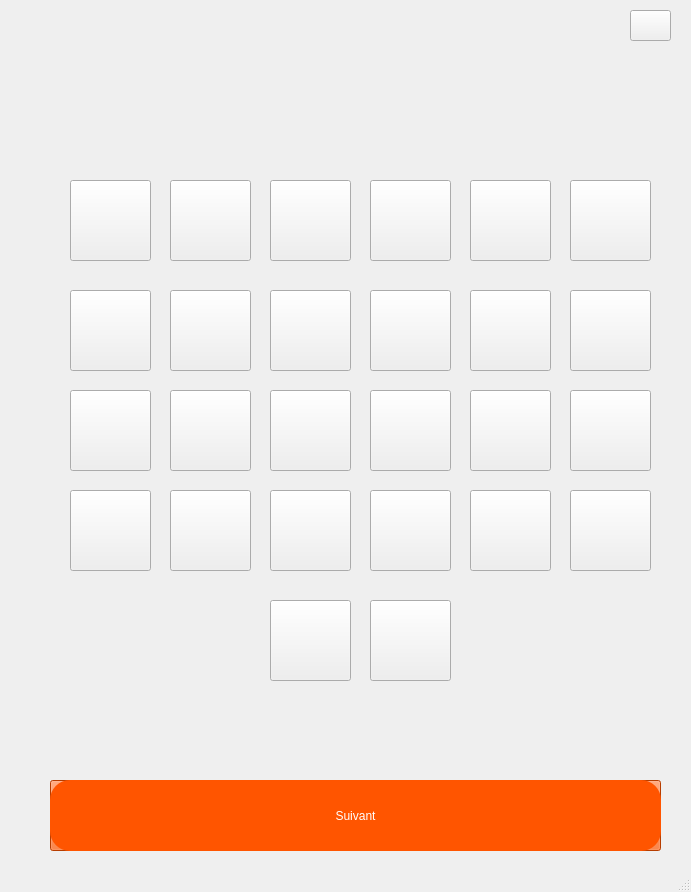
<?xml version="1.0" encoding="UTF-8"?>
<ui version="4.0">
 <class>alphabet</class>
 <widget class="QMainWindow" name="alphabet">
  <property name="geometry">
   <rect>
    <x>0</x>
    <y>0</y>
    <width>691</width>
    <height>892</height>
   </rect>
  </property>
  <property name="windowTitle">
   <string>MainWindow</string>
  </property>
  <property name="styleSheet">
   <string notr="true">background-image: url(:/img/img/bggi.PNG);</string>
  </property>
  <widget class="QWidget" name="alphabetLabel">
   <widget class="QLabel" name="label">
    <property name="geometry">
     <rect>
      <x>20</x>
      <y>10</y>
      <width>101</width>
      <height>81</height>
     </rect>
    </property>
    <property name="styleSheet">
     <string notr="true">image: url(:/img/img/logo.png);</string>
    </property>
    <property name="text">
     <string/>
    </property>
   </widget>
   <widget class="QPushButton" name="pushButtonA">
    <property name="geometry">
     <rect>
      <x>70</x>
      <y>180</y>
      <width>81</width>
      <height>81</height>
     </rect>
    </property>
    <property name="styleSheet">
     <string notr="true">border-image: url(:/img/img/A.PNG);
image: url(:/img/img/A.PNG);</string>
    </property>
    <property name="text">
     <string/>
    </property>
   </widget>
   <widget class="QPushButton" name="back">
    <property name="geometry">
     <rect>
      <x>50</x>
      <y>780</y>
      <width>611</width>
      <height>71</height>
     </rect>
    </property>
    <property name="styleSheet">
     <string notr="true">background-color: rgb(255, 85, 0);
font: 700 12pt &quot;Arial&quot;;
color: rgb(255, 255, 255);</string>
    </property>
    <property name="text">
     <string>PushButton</string>
    </property>
   </widget>
   <widget class="QPushButton" name="nextButton">
    <property name="geometry">
     <rect>
      <x>50</x>
      <y>780</y>
      <width>611</width>
      <height>71</height>
     </rect>
    </property>
    <property name="styleSheet">
     <string notr="true">background-color: rgb(255, 85, 0);
font: 700 12pt &quot;Arial&quot;;
color: rgb(255, 255, 255);
border-radius:20px;</string>
    </property>
    <property name="text">
     <string>Suivant</string>
    </property>
   </widget>
   <widget class="QPushButton" name="pushButtonB">
    <property name="geometry">
     <rect>
      <x>170</x>
      <y>180</y>
      <width>81</width>
      <height>81</height>
     </rect>
    </property>
    <property name="styleSheet">
     <string notr="true">image: url(:/img/img/B.PNG);</string>
    </property>
    <property name="text">
     <string/>
    </property>
   </widget>
   <widget class="QPushButton" name="pushButtonC">
    <property name="geometry">
     <rect>
      <x>270</x>
      <y>180</y>
      <width>81</width>
      <height>81</height>
     </rect>
    </property>
    <property name="styleSheet">
     <string notr="true">image: url(:/img/img/C.PNG);</string>
    </property>
    <property name="text">
     <string/>
    </property>
   </widget>
   <widget class="QPushButton" name="pushButtonD">
    <property name="geometry">
     <rect>
      <x>370</x>
      <y>180</y>
      <width>81</width>
      <height>81</height>
     </rect>
    </property>
    <property name="styleSheet">
     <string notr="true">image: url(:/img/img/D.PNG);</string>
    </property>
    <property name="text">
     <string/>
    </property>
   </widget>
   <widget class="QPushButton" name="pushButtonE">
    <property name="geometry">
     <rect>
      <x>470</x>
      <y>180</y>
      <width>81</width>
      <height>81</height>
     </rect>
    </property>
    <property name="styleSheet">
     <string notr="true">image: url(:/img/img/E.PNG);</string>
    </property>
    <property name="text">
     <string/>
    </property>
   </widget>
   <widget class="QPushButton" name="pushButtonF">
    <property name="geometry">
     <rect>
      <x>570</x>
      <y>180</y>
      <width>81</width>
      <height>81</height>
     </rect>
    </property>
    <property name="styleSheet">
     <string notr="true">image: url(:/img/img/F.PNG);</string>
    </property>
    <property name="text">
     <string/>
    </property>
   </widget>
   <widget class="QPushButton" name="pushButtonG">
    <property name="geometry">
     <rect>
      <x>70</x>
      <y>290</y>
      <width>81</width>
      <height>81</height>
     </rect>
    </property>
    <property name="styleSheet">
     <string notr="true">image: url(:/img/img/G.PNG);</string>
    </property>
    <property name="text">
     <string/>
    </property>
   </widget>
   <widget class="QPushButton" name="pushButtonH">
    <property name="geometry">
     <rect>
      <x>170</x>
      <y>290</y>
      <width>81</width>
      <height>81</height>
     </rect>
    </property>
    <property name="styleSheet">
     <string notr="true">image: url(:/img/img/H.PNG);</string>
    </property>
    <property name="text">
     <string/>
    </property>
   </widget>
   <widget class="QPushButton" name="pushButtonI">
    <property name="geometry">
     <rect>
      <x>270</x>
      <y>290</y>
      <width>81</width>
      <height>81</height>
     </rect>
    </property>
    <property name="styleSheet">
     <string notr="true">image: url(:/img/img/I.PNG);</string>
    </property>
    <property name="text">
     <string/>
    </property>
   </widget>
   <widget class="QPushButton" name="pushButtonJ">
    <property name="geometry">
     <rect>
      <x>370</x>
      <y>290</y>
      <width>81</width>
      <height>81</height>
     </rect>
    </property>
    <property name="styleSheet">
     <string notr="true">image: url(:/img/img/J.PNG);</string>
    </property>
    <property name="text">
     <string/>
    </property>
   </widget>
   <widget class="QPushButton" name="pushButtonK">
    <property name="geometry">
     <rect>
      <x>470</x>
      <y>290</y>
      <width>81</width>
      <height>81</height>
     </rect>
    </property>
    <property name="styleSheet">
     <string notr="true">image: url(:/img/img/K.PNG);</string>
    </property>
    <property name="text">
     <string/>
    </property>
   </widget>
   <widget class="QPushButton" name="pushButtonL">
    <property name="geometry">
     <rect>
      <x>570</x>
      <y>290</y>
      <width>81</width>
      <height>81</height>
     </rect>
    </property>
    <property name="styleSheet">
     <string notr="true">image: url(:/img/img/L.PNG);</string>
    </property>
    <property name="text">
     <string/>
    </property>
   </widget>
   <widget class="QPushButton" name="pushButtonN">
    <property name="geometry">
     <rect>
      <x>170</x>
      <y>390</y>
      <width>81</width>
      <height>81</height>
     </rect>
    </property>
    <property name="styleSheet">
     <string notr="true">image: url(:/img/img/N.PNG);</string>
    </property>
    <property name="text">
     <string/>
    </property>
   </widget>
   <widget class="QPushButton" name="pushButtonO">
    <property name="geometry">
     <rect>
      <x>270</x>
      <y>390</y>
      <width>81</width>
      <height>81</height>
     </rect>
    </property>
    <property name="styleSheet">
     <string notr="true">image: url(:/img/img/O.PNG);</string>
    </property>
    <property name="text">
     <string/>
    </property>
   </widget>
   <widget class="QPushButton" name="pushButtonP">
    <property name="geometry">
     <rect>
      <x>370</x>
      <y>390</y>
      <width>81</width>
      <height>81</height>
     </rect>
    </property>
    <property name="styleSheet">
     <string notr="true">image: url(:/img/img/P.PNG);</string>
    </property>
    <property name="text">
     <string/>
    </property>
   </widget>
   <widget class="QPushButton" name="pushButtonQ">
    <property name="geometry">
     <rect>
      <x>470</x>
      <y>390</y>
      <width>81</width>
      <height>81</height>
     </rect>
    </property>
    <property name="styleSheet">
     <string notr="true">image: url(:/img/img/Q.PNG);</string>
    </property>
    <property name="text">
     <string/>
    </property>
   </widget>
   <widget class="QPushButton" name="pushButtonR">
    <property name="geometry">
     <rect>
      <x>570</x>
      <y>390</y>
      <width>81</width>
      <height>81</height>
     </rect>
    </property>
    <property name="styleSheet">
     <string notr="true">image: url(:/img/img/R.PNG);</string>
    </property>
    <property name="text">
     <string/>
    </property>
   </widget>
   <widget class="QPushButton" name="pushButtonS">
    <property name="geometry">
     <rect>
      <x>70</x>
      <y>490</y>
      <width>81</width>
      <height>81</height>
     </rect>
    </property>
    <property name="styleSheet">
     <string notr="true">image: url(:/img/img/S.PNG);</string>
    </property>
    <property name="text">
     <string/>
    </property>
   </widget>
   <widget class="QPushButton" name="pushButtonT">
    <property name="geometry">
     <rect>
      <x>170</x>
      <y>490</y>
      <width>81</width>
      <height>81</height>
     </rect>
    </property>
    <property name="styleSheet">
     <string notr="true">image: url(:/img/img/T.PNG);</string>
    </property>
    <property name="text">
     <string/>
    </property>
   </widget>
   <widget class="QPushButton" name="pushButtonU">
    <property name="geometry">
     <rect>
      <x>270</x>
      <y>490</y>
      <width>81</width>
      <height>81</height>
     </rect>
    </property>
    <property name="styleSheet">
     <string notr="true">image: url(:/img/img/U.PNG);</string>
    </property>
    <property name="text">
     <string/>
    </property>
   </widget>
   <widget class="QPushButton" name="pushButtonV">
    <property name="geometry">
     <rect>
      <x>370</x>
      <y>490</y>
      <width>81</width>
      <height>81</height>
     </rect>
    </property>
    <property name="styleSheet">
     <string notr="true">image: url(:/img/img/V.PNG);</string>
    </property>
    <property name="text">
     <string/>
    </property>
   </widget>
   <widget class="QPushButton" name="pushButtonW">
    <property name="geometry">
     <rect>
      <x>470</x>
      <y>490</y>
      <width>81</width>
      <height>81</height>
     </rect>
    </property>
    <property name="styleSheet">
     <string notr="true">image: url(:/img/img/W.PNG);</string>
    </property>
    <property name="text">
     <string/>
    </property>
   </widget>
   <widget class="QPushButton" name="pushButtonX">
    <property name="geometry">
     <rect>
      <x>570</x>
      <y>490</y>
      <width>81</width>
      <height>81</height>
     </rect>
    </property>
    <property name="styleSheet">
     <string notr="true">image: url(:/img/img/X.PNG);</string>
    </property>
    <property name="text">
     <string/>
    </property>
   </widget>
   <widget class="QPushButton" name="pushButtonZ">
    <property name="geometry">
     <rect>
      <x>370</x>
      <y>600</y>
      <width>81</width>
      <height>81</height>
     </rect>
    </property>
    <property name="styleSheet">
     <string notr="true">image: url(:/img/img/Z.PNG);</string>
    </property>
    <property name="text">
     <string/>
    </property>
   </widget>
   <widget class="QPushButton" name="pushButtonY">
    <property name="geometry">
     <rect>
      <x>270</x>
      <y>600</y>
      <width>81</width>
      <height>81</height>
     </rect>
    </property>
    <property name="styleSheet">
     <string notr="true">image: url(:/img/img/Y.PNG);</string>
    </property>
    <property name="text">
     <string/>
    </property>
   </widget>
   <widget class="QPushButton" name="pushButtonM">
    <property name="geometry">
     <rect>
      <x>70</x>
      <y>390</y>
      <width>81</width>
      <height>81</height>
     </rect>
    </property>
    <property name="styleSheet">
     <string notr="true">image: url(:/img/img/M.PNG);</string>
    </property>
    <property name="text">
     <string/>
    </property>
   </widget>
   <widget class="QPushButton" name="back_2">
    <property name="geometry">
     <rect>
      <x>630</x>
      <y>10</y>
      <width>41</width>
      <height>31</height>
     </rect>
    </property>
    <property name="styleSheet">
     <string notr="true">border-image: url(:/img/img/bc-r.png);</string>
    </property>
    <property name="text">
     <string/>
    </property>
   </widget>
  </widget>
  <widget class="QMenuBar" name="menubar">
   <property name="geometry">
    <rect>
     <x>0</x>
     <y>0</y>
     <width>691</width>
     <height>17</height>
    </rect>
   </property>
  </widget>
  <widget class="QStatusBar" name="statusbar"/>
 </widget>
 <resources/>
 <connections/>
</ui>
